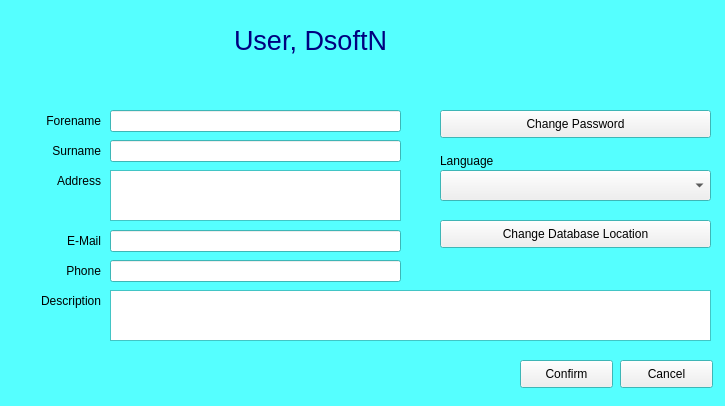
<?xml version="1.0" encoding="UTF-8"?>
<ui version="4.0">
 <class>Dialog</class>
 <widget class="QDialog" name="Dialog">
  <property name="windowModality">
   <enum>Qt::WindowModal</enum>
  </property>
  <property name="geometry">
   <rect>
    <x>0</x>
    <y>0</y>
    <width>725</width>
    <height>406</height>
   </rect>
  </property>
  <property name="palette">
   <palette>
    <active>
     <colorrole role="Base">
      <brush brushstyle="SolidPattern">
       <color alpha="255">
        <red>255</red>
        <green>255</green>
        <blue>255</blue>
       </color>
      </brush>
     </colorrole>
     <colorrole role="Window">
      <brush brushstyle="SolidPattern">
       <color alpha="255">
        <red>85</red>
        <green>255</green>
        <blue>255</blue>
       </color>
      </brush>
     </colorrole>
    </active>
    <inactive>
     <colorrole role="Base">
      <brush brushstyle="SolidPattern">
       <color alpha="255">
        <red>255</red>
        <green>255</green>
        <blue>255</blue>
       </color>
      </brush>
     </colorrole>
     <colorrole role="Window">
      <brush brushstyle="SolidPattern">
       <color alpha="255">
        <red>85</red>
        <green>255</green>
        <blue>255</blue>
       </color>
      </brush>
     </colorrole>
    </inactive>
    <disabled>
     <colorrole role="Base">
      <brush brushstyle="SolidPattern">
       <color alpha="255">
        <red>85</red>
        <green>255</green>
        <blue>255</blue>
       </color>
      </brush>
     </colorrole>
     <colorrole role="Window">
      <brush brushstyle="SolidPattern">
       <color alpha="255">
        <red>85</red>
        <green>255</green>
        <blue>255</blue>
       </color>
      </brush>
     </colorrole>
    </disabled>
   </palette>
  </property>
  <property name="windowTitle">
   <string>Dialog</string>
  </property>
  <property name="modal">
   <bool>true</bool>
  </property>
  <widget class="QLabel" name="lbl_caption">
   <property name="geometry">
    <rect>
     <x>0</x>
     <y>0</y>
     <width>621</width>
     <height>81</height>
    </rect>
   </property>
   <property name="palette">
    <palette>
     <active>
      <colorrole role="WindowText">
       <brush brushstyle="SolidPattern">
        <color alpha="255">
         <red>0</red>
         <green>0</green>
         <blue>127</blue>
        </color>
       </brush>
      </colorrole>
     </active>
     <inactive>
      <colorrole role="WindowText">
       <brush brushstyle="SolidPattern">
        <color alpha="255">
         <red>0</red>
         <green>0</green>
         <blue>127</blue>
        </color>
       </brush>
      </colorrole>
     </inactive>
     <disabled>
      <colorrole role="WindowText">
       <brush brushstyle="SolidPattern">
        <color alpha="255">
         <red>120</red>
         <green>120</green>
         <blue>120</blue>
        </color>
       </brush>
      </colorrole>
     </disabled>
    </palette>
   </property>
   <property name="font">
    <font>
     <pointsize>20</pointsize>
    </font>
   </property>
   <property name="text">
    <string>User, DsoftN</string>
   </property>
   <property name="alignment">
    <set>Qt::AlignCenter</set>
   </property>
  </widget>
  <widget class="QLabel" name="lbl_surname">
   <property name="geometry">
    <rect>
     <x>10</x>
     <y>140</y>
     <width>91</width>
     <height>21</height>
    </rect>
   </property>
   <property name="text">
    <string>Surname</string>
   </property>
   <property name="alignment">
    <set>Qt::AlignRight|Qt::AlignTrailing|Qt::AlignVCenter</set>
   </property>
  </widget>
  <widget class="QLineEdit" name="txt_forename">
   <property name="geometry">
    <rect>
     <x>110</x>
     <y>110</y>
     <width>291</width>
     <height>22</height>
    </rect>
   </property>
  </widget>
  <widget class="QLabel" name="lbl_forename">
   <property name="geometry">
    <rect>
     <x>10</x>
     <y>110</y>
     <width>91</width>
     <height>21</height>
    </rect>
   </property>
   <property name="text">
    <string>Forename</string>
   </property>
   <property name="alignment">
    <set>Qt::AlignRight|Qt::AlignTrailing|Qt::AlignVCenter</set>
   </property>
  </widget>
  <widget class="QLineEdit" name="txt_surname">
   <property name="geometry">
    <rect>
     <x>110</x>
     <y>140</y>
     <width>291</width>
     <height>22</height>
    </rect>
   </property>
  </widget>
  <widget class="QLabel" name="lbl_address">
   <property name="geometry">
    <rect>
     <x>10</x>
     <y>170</y>
     <width>91</width>
     <height>21</height>
    </rect>
   </property>
   <property name="text">
    <string>Address</string>
   </property>
   <property name="alignment">
    <set>Qt::AlignRight|Qt::AlignTrailing|Qt::AlignVCenter</set>
   </property>
  </widget>
  <widget class="QLabel" name="lbl_mail">
   <property name="geometry">
    <rect>
     <x>10</x>
     <y>230</y>
     <width>91</width>
     <height>21</height>
    </rect>
   </property>
   <property name="text">
    <string>E-Mail</string>
   </property>
   <property name="alignment">
    <set>Qt::AlignRight|Qt::AlignTrailing|Qt::AlignVCenter</set>
   </property>
  </widget>
  <widget class="QLineEdit" name="txt_mail">
   <property name="geometry">
    <rect>
     <x>110</x>
     <y>230</y>
     <width>291</width>
     <height>22</height>
    </rect>
   </property>
  </widget>
  <widget class="QLineEdit" name="txt_phone">
   <property name="geometry">
    <rect>
     <x>110</x>
     <y>260</y>
     <width>291</width>
     <height>22</height>
    </rect>
   </property>
  </widget>
  <widget class="QLabel" name="lbl_phone">
   <property name="geometry">
    <rect>
     <x>10</x>
     <y>260</y>
     <width>91</width>
     <height>21</height>
    </rect>
   </property>
   <property name="text">
    <string>Phone</string>
   </property>
   <property name="alignment">
    <set>Qt::AlignRight|Qt::AlignTrailing|Qt::AlignVCenter</set>
   </property>
  </widget>
  <widget class="QLabel" name="lbl_description">
   <property name="geometry">
    <rect>
     <x>10</x>
     <y>290</y>
     <width>91</width>
     <height>21</height>
    </rect>
   </property>
   <property name="text">
    <string>Description</string>
   </property>
   <property name="alignment">
    <set>Qt::AlignRight|Qt::AlignTrailing|Qt::AlignVCenter</set>
   </property>
  </widget>
  <widget class="QTextEdit" name="txt_description">
   <property name="geometry">
    <rect>
     <x>110</x>
     <y>290</y>
     <width>601</width>
     <height>51</height>
    </rect>
   </property>
  </widget>
  <widget class="QPushButton" name="btn_change_password">
   <property name="geometry">
    <rect>
     <x>440</x>
     <y>110</y>
     <width>271</width>
     <height>28</height>
    </rect>
   </property>
   <property name="text">
    <string>Change Password</string>
   </property>
   <property name="icon">
    <iconset>
     <normaloff>data/assets/user_password.png</normaloff>data/assets/user_password.png</iconset>
   </property>
   <property name="autoDefault">
    <bool>false</bool>
   </property>
  </widget>
  <widget class="QComboBox" name="cmb_lang">
   <property name="geometry">
    <rect>
     <x>440</x>
     <y>170</y>
     <width>271</width>
     <height>31</height>
    </rect>
   </property>
  </widget>
  <widget class="QLabel" name="lbl_lang">
   <property name="geometry">
    <rect>
     <x>440</x>
     <y>150</y>
     <width>271</width>
     <height>21</height>
    </rect>
   </property>
   <property name="text">
    <string>Language</string>
   </property>
   <property name="alignment">
    <set>Qt::AlignLeading|Qt::AlignLeft|Qt::AlignVCenter</set>
   </property>
  </widget>
  <widget class="QPushButton" name="btn_change_database">
   <property name="geometry">
    <rect>
     <x>440</x>
     <y>220</y>
     <width>271</width>
     <height>28</height>
    </rect>
   </property>
   <property name="text">
    <string>Change Database Location</string>
   </property>
   <property name="icon">
    <iconset>
     <normaloff>data/assets/tree_view.png</normaloff>data/assets/tree_view.png</iconset>
   </property>
   <property name="autoDefault">
    <bool>false</bool>
   </property>
  </widget>
  <widget class="QPushButton" name="btn_cancel">
   <property name="geometry">
    <rect>
     <x>620</x>
     <y>360</y>
     <width>93</width>
     <height>28</height>
    </rect>
   </property>
   <property name="text">
    <string>Cancel</string>
   </property>
   <property name="icon">
    <iconset>
     <normaloff>data/assets/close.png</normaloff>data/assets/close.png</iconset>
   </property>
   <property name="autoDefault">
    <bool>false</bool>
   </property>
  </widget>
  <widget class="QPushButton" name="btn_confirm">
   <property name="geometry">
    <rect>
     <x>520</x>
     <y>360</y>
     <width>93</width>
     <height>28</height>
    </rect>
   </property>
   <property name="text">
    <string>Confirm</string>
   </property>
   <property name="icon">
    <iconset>
     <normaloff>data/assets/ok.png</normaloff>data/assets/ok.png</iconset>
   </property>
   <property name="autoDefault">
    <bool>false</bool>
   </property>
  </widget>
  <widget class="QTextEdit" name="txt_address">
   <property name="geometry">
    <rect>
     <x>110</x>
     <y>170</y>
     <width>291</width>
     <height>51</height>
    </rect>
   </property>
  </widget>
 </widget>
 <resources/>
 <connections/>
</ui>
